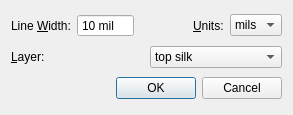
<?xml version="1.0" encoding="UTF-8"?>
<ui version="4.0">
 <class>EditLineDialog</class>
 <widget class="QDialog" name="EditLineDialog">
  <property name="geometry">
   <rect>
    <x>0</x>
    <y>0</y>
    <width>293</width>
    <height>115</height>
   </rect>
  </property>
  <property name="windowTitle">
   <string>Line Properties</string>
  </property>
  <layout class="QVBoxLayout" name="verticalLayout">
   <item>
    <layout class="QHBoxLayout" name="horizontalLayout">
     <item>
      <widget class="QLabel" name="label">
       <property name="text">
        <string>Line &amp;Width:</string>
       </property>
       <property name="buddy">
        <cstring>widthBox</cstring>
       </property>
      </widget>
     </item>
     <item>
      <widget class="QDoubleSpinBox" name="widthBox">
       <property name="buttonSymbols">
        <enum>QAbstractSpinBox::NoButtons</enum>
       </property>
       <property name="suffix">
        <string> mil</string>
       </property>
       <property name="decimals">
        <number>0</number>
       </property>
       <property name="minimum">
        <double>0.000000000000000</double>
       </property>
       <property name="maximum">
        <double>1000.000000000000000</double>
       </property>
       <property name="value">
        <double>10.000000000000000</double>
       </property>
      </widget>
     </item>
     <item>
      <spacer name="horizontalSpacer">
       <property name="orientation">
        <enum>Qt::Horizontal</enum>
       </property>
       <property name="sizeHint" stdset="0">
        <size>
         <width>40</width>
         <height>20</height>
        </size>
       </property>
      </spacer>
     </item>
     <item>
      <widget class="QLabel" name="label_6">
       <property name="sizePolicy">
        <sizepolicy hsizetype="Preferred" vsizetype="Preferred">
         <horstretch>0</horstretch>
         <verstretch>0</verstretch>
        </sizepolicy>
       </property>
       <property name="text">
        <string>&amp;Units:</string>
       </property>
       <property name="buddy">
        <cstring>unitsBox</cstring>
       </property>
      </widget>
     </item>
     <item>
      <widget class="QComboBox" name="unitsBox">
       <property name="sizePolicy">
        <sizepolicy hsizetype="Preferred" vsizetype="Fixed">
         <horstretch>0</horstretch>
         <verstretch>0</verstretch>
        </sizepolicy>
       </property>
       <item>
        <property name="text">
         <string>mils</string>
        </property>
       </item>
       <item>
        <property name="text">
         <string>mm</string>
        </property>
       </item>
      </widget>
     </item>
    </layout>
   </item>
   <item>
    <layout class="QHBoxLayout" name="horizontalLayout_2">
     <item>
      <widget class="QLabel" name="label_2">
       <property name="text">
        <string>&amp;Layer:</string>
       </property>
       <property name="buddy">
        <cstring>layerBox</cstring>
       </property>
      </widget>
     </item>
     <item>
      <widget class="QComboBox" name="layerBox">
       <item>
        <property name="text">
         <string>top silk</string>
        </property>
       </item>
       <item>
        <property name="text">
         <string>bottom silk</string>
        </property>
       </item>
      </widget>
     </item>
    </layout>
   </item>
   <item>
    <widget class="QDialogButtonBox" name="buttonBox">
     <property name="orientation">
      <enum>Qt::Horizontal</enum>
     </property>
     <property name="standardButtons">
      <set>QDialogButtonBox::Cancel|QDialogButtonBox::Ok</set>
     </property>
    </widget>
   </item>
  </layout>
 </widget>
 <tabstops>
  <tabstop>widthBox</tabstop>
  <tabstop>unitsBox</tabstop>
  <tabstop>layerBox</tabstop>
  <tabstop>buttonBox</tabstop>
 </tabstops>
 <resources/>
 <connections>
  <connection>
   <sender>buttonBox</sender>
   <signal>accepted()</signal>
   <receiver>EditLineDialog</receiver>
   <slot>accept()</slot>
   <hints>
    <hint type="sourcelabel">
     <x>248</x>
     <y>254</y>
    </hint>
    <hint type="destinationlabel">
     <x>157</x>
     <y>274</y>
    </hint>
   </hints>
  </connection>
  <connection>
   <sender>buttonBox</sender>
   <signal>rejected()</signal>
   <receiver>EditLineDialog</receiver>
   <slot>reject()</slot>
   <hints>
    <hint type="sourcelabel">
     <x>316</x>
     <y>260</y>
    </hint>
    <hint type="destinationlabel">
     <x>286</x>
     <y>274</y>
    </hint>
   </hints>
  </connection>
 </connections>
</ui>
